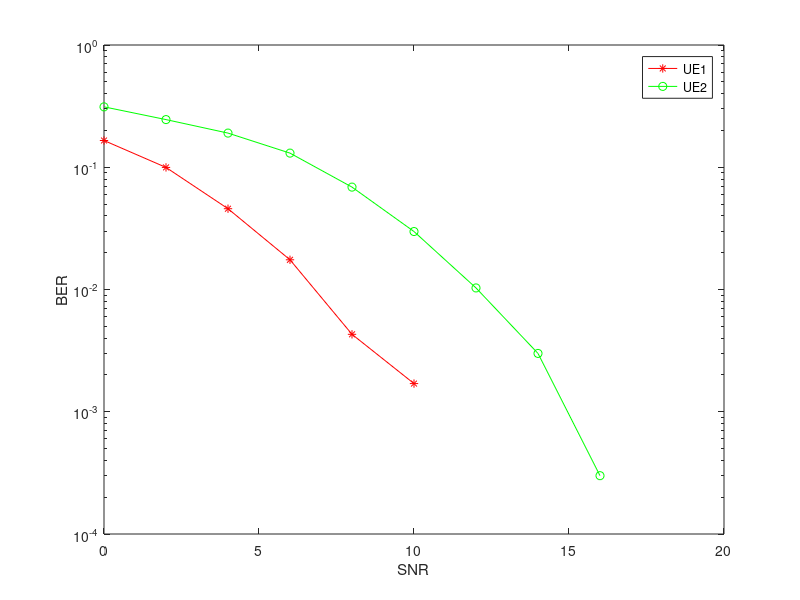

Reproduce this figure in MATLAB.
clc
clear
% close

h_num = 5000;
snr_dB = 0:2:20;
% UE1: video  UE2: audio
ue1_data = randsrc(1,h_num,0:3);
ue2_data = randsrc(1,h_num,0:3);
ue_data = [ue1_data;ue2_data];
D = diag([0.7597 0.2403]);
% D = diag([0.5 0.5]);
p0 = 1;

ue1_mod_data = pskmod(ue1_data,4,pi/4);
ue2_mod_data = pskmod(ue2_data,4,pi/4);
trans_data = [ue1_mod_data;ue2_mod_data];

BER = zeros(2,length(snr_dB));

for i = 1:1:length(snr_dB)
    data_tilde = zeros(size(trans_data));
    snr_lin = 10^(snr_dB(i)/10);
    for j = 1:1:h_num
        h = sqrt(1/2)*(randn(3)+1i*randn(3));
        Rnn = 1/snr_lin*eye(size(h));
        [v,lambda] = eig(h'/Rnn*h);
        [d,ind] = sort(diag(lambda),'descend');
        LAMBDA = lambda(ind,ind);
        V = v(:,ind);
        V3x2 = V(:,[1 2]);
        LAMBDA2x2 = LAMBDA([1 2],[1 2]);
        
        % Precoder
        gamma = p0/trace(D/LAMBDA2x2); % error
        phi_f = gamma^(1/2)*D^(1/2)/LAMBDA2x2^(1/2);
        F = V3x2*phi_f;
        
        % Decoder
        phi_g = gamma^(1/2)*D^(1/2)/LAMBDA2x2^(1/2)/(gamma*D+eye(size(D))); % error
        G = phi_g*V3x2'*h'/Rnn;
        
        % Through channel
        afth_data = h*F*trans_data(:,j);
        noise = sqrt(1/snr_lin)*(randn(size(afth_data))+1i*randn(size(afth_data)));
        receive_data = afth_data + noise;
        s_tilde = G*receive_data;
        s_tilde_demod = pskdemod(s_tilde,4,pi/4);
        data_tilde(:,j) = s_tilde_demod;
    end
[num1,ber1] = biterr(data_tilde(1,:),ue_data(1,:));
[num2,ber2] = biterr(data_tilde(2,:),ue_data(2,:));
BER(1,i) = ber1;
BER(2,i) = ber2;
end
figure
semilogy(snr_dB,BER(1,:),'r-*')
hold on
semilogy(snr_dB,BER(2,:),'g-o')
legend('UE1','UE2')
xlabel('SNR')
ylabel('BER')